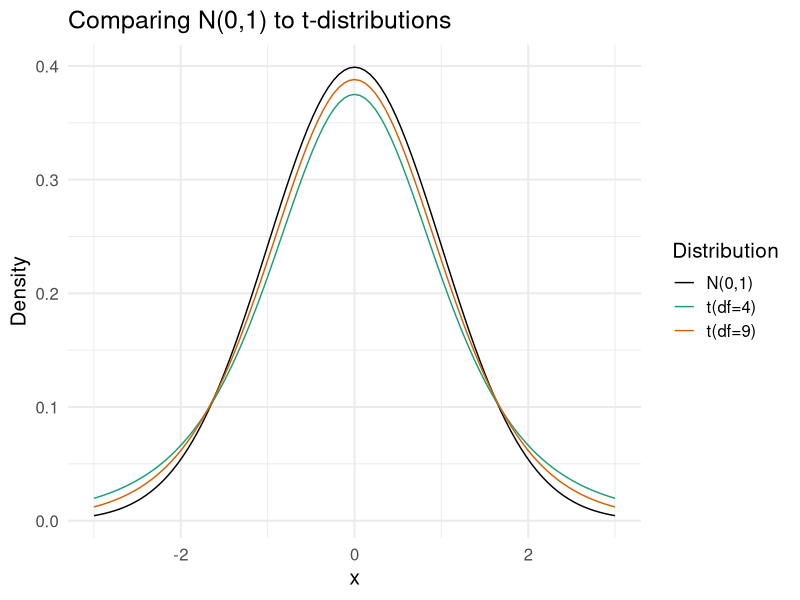
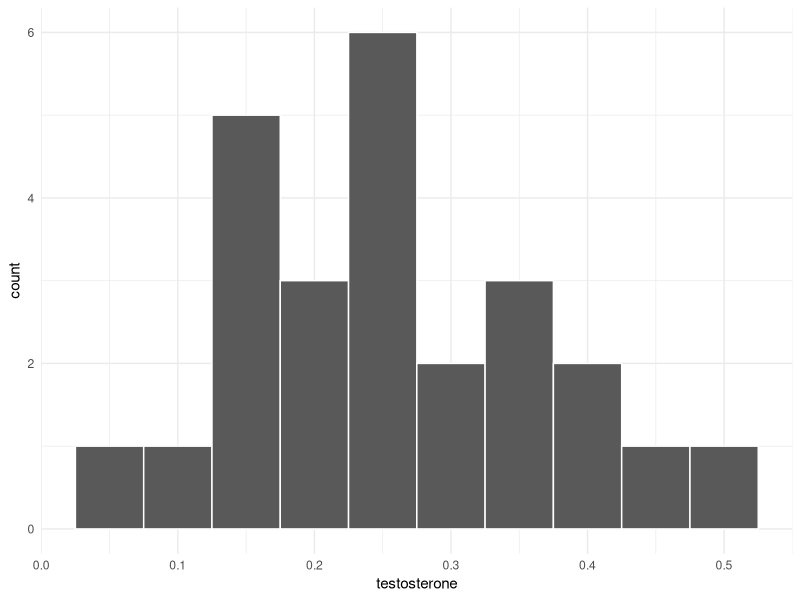
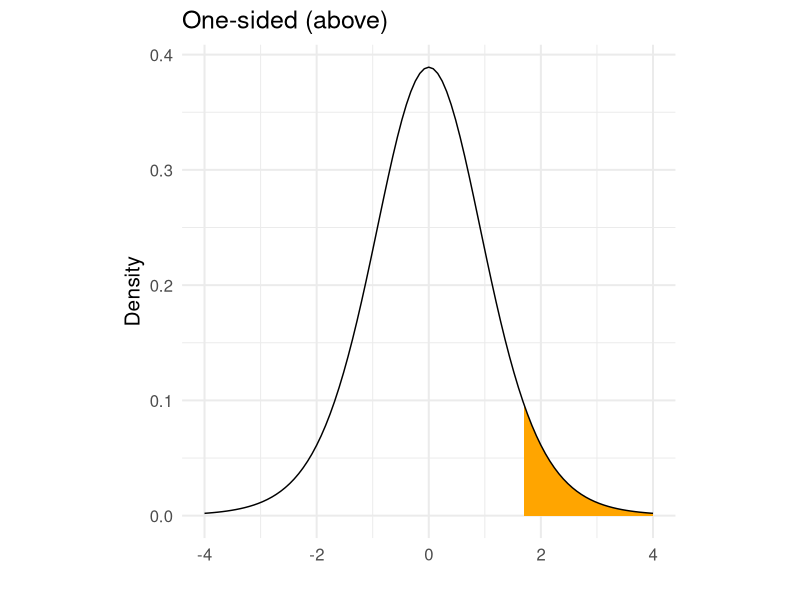
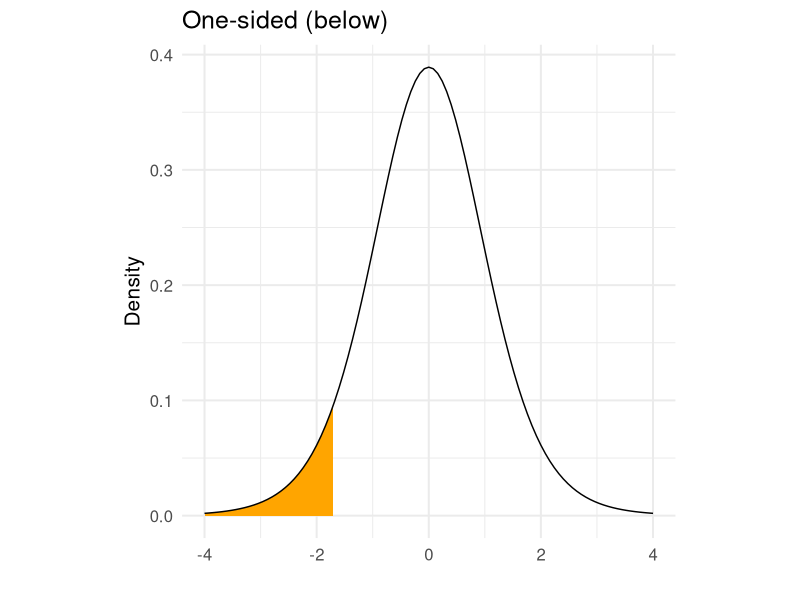
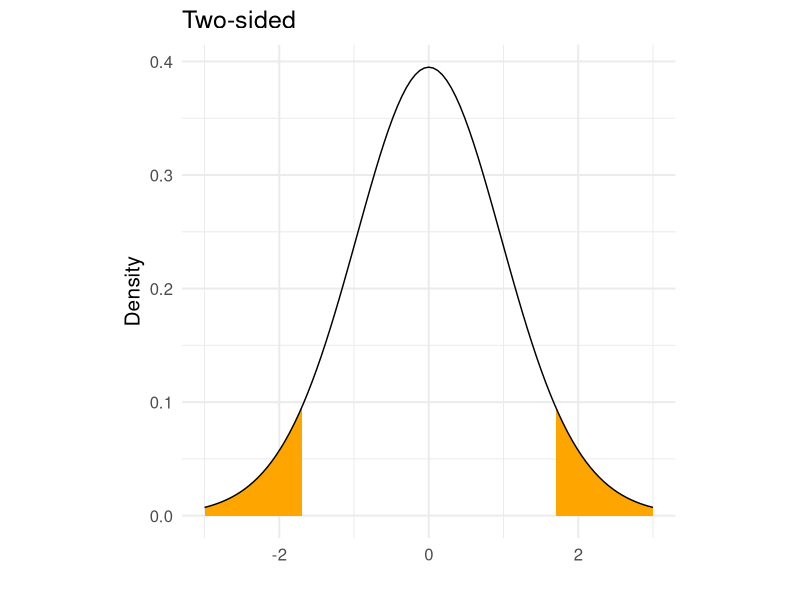
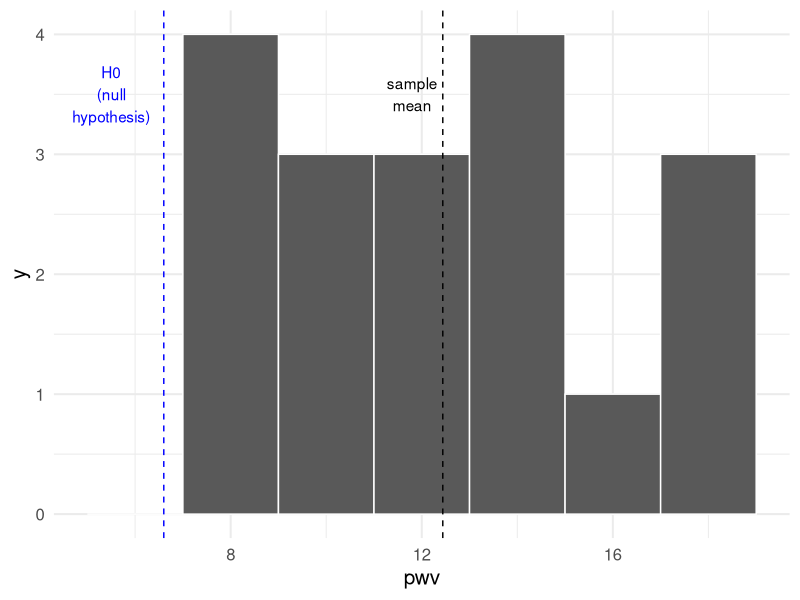

Write R code to recreate these figures, in order.
## ---- chunk 1
library(ggplot2)
ggplot(data = data.frame(x = c(-3, 3)), aes(x)) +
  stat_function(fun = dnorm, n = 101, args = list(mean = 0, sd = 1), aes(col = "N(0,1)")) +
  theme_minimal(base_size = 15) +
  stat_function(fun = dt, n = 101, args = list(df = 4), aes(col = "t(df=4)")) +
  stat_function(fun = dt, n = 101, args = list(df = 9), aes(col = "t(df=9)")) +
  scale_color_manual(values = c("black", "#1b9e77", "#d95f02"), name = "Distribution") +
  labs(y = "Density", title = "Comparing N(0,1) to t-distributions")
## ---- chunk 2
#to fill out in class
## ---- chunk 3
library(tidyverse)
testosterone <- c(0.30, 0.24, 0.19, 0.17, 0.18, 0.23, 0.24, 0.06, 0.15,
                  0.17, 0.18, 0.17, 0.15, 0.12, 0.25, 0.25, 0.25, 0.32, 
                  0.35, 0.37, 0.39, 0.46, 0.49, 0.42, 0.36)
dat_test <- data.frame(testosterone)

ggplot(dat_test, aes(x = testosterone)) + 
  geom_histogram(binwidth = 0.05, col = "white") +
  theme_minimal()
## ---- chunk 4
dat_test %>% summarize(sample_mean = mean(testosterone), #sample mean
                       sample_sd = sd(testosterone), #sample standard dev
                       sample_size = length(testosterone), #sample size n
                       sample_se = sample_sd/sqrt(sample_size)) #standard error of mean
## ---- chunk 5
t_star <- qt(p = 0.975, df = 24)
t_star
## ---- chunk 6
dat_test %>% summarize(sample_mean = mean(testosterone),
                       sample_sd = sd(testosterone),
                       sample_size = length(testosterone),
                       sample_se = sample_sd/sqrt(sample_size),
                       margin_of_error = sample_se*t_star, 
                       lower_CI = sample_mean - margin_of_error, 
                       upper_CI = sample_mean + margin_of_error)
## ---- chunk 7
upper <- ggplot(data = data.frame(x = c(-4, 4)), aes(x)) + 
  geom_area(stat = "function", fun = dt, args = list(df=10),
            xlim = c(1.7, 4), fill = "orange") +
  stat_function(fun = dt, n = 101, args = list(df=10)) +
  theme_minimal(base_size = 15) + 
  labs(title = "One-sided (above)", y = "Density", x = "") +
  theme(aspect.ratio=1) 
upper
## ---- chunk 8
lower <- ggplot(data = data.frame(x = c(-4, 4)), aes(x)) + 
  geom_area(stat = "function", fun = dt, args = list(df=10),
            xlim = c(-4, -1.7), fill = "orange") +
  stat_function(fun = dt, n = 101, args = list(df=10)) +
  theme_minimal(base_size = 15) + 
  labs(title = "One-sided (below)", y = "Density", x = "") +
  theme(aspect.ratio=1)
lower
## ---- chunk 9
both <- ggplot(data = data.frame(x = c(-3, 3)), aes(x)) + 
  geom_area(stat = "function", fun = dt, args = list(df=25),
            xlim = c(1.7, 3), fill = "orange") +
  geom_area(stat = "function", fun = dt, args = list(df=25),
            xlim = c(-3, -1.7), fill = "orange") +
  stat_function(fun = dt, n = 101, args = list(df=25)) +
  theme_minimal(base_size = 15) + 
  labs(title = "Two-sided", y = "Density", x = "") +
  theme(aspect.ratio=1)

#library(patchwork)
both
#upper + lower + both + plot_layout() 
## ---- chunk 10
pwv <- c(18.8, 17.6, 17.5, 16.0, 14.8, 14.1, 13.7, 13.1, 12.9,
         12.9, 12.4, 10.1, 9.3,  9.1,  8.3,  8.3,  7.9,  7.2)

pwv_dat <- data.frame(pwv)
## ---- chunk 11
ggplot(pwv_dat, aes(x = pwv)) +
  theme_minimal(base_size = 15) +
  geom_histogram(binwidth = 2, col = "white") +
  geom_vline(xintercept = 6.6, lty = 2, col = "blue") +
  geom_text(aes(x=5.5, y = 3.5, label = "H0\n(null\nhypothesis)"), check_overlap = T, col = "blue") +
  geom_vline(xintercept = 12.44, lty = 2) +
  geom_text(aes(x=11.8, y = 3.5, label = "sample\nmean"), check_overlap = T)
## ---- chunk 12
pwv_dat %>% 
  summarize(sample_mean = mean(pwv),
            sample_sd = sd(pwv),
            sample_size = length(pwv),
            sample_se = sample_sd/sqrt(sample_size),
            t_test = (sample_mean - 6.6)/sample_se, 
            p_value = 1 - pt(t_test, df = sample_size - 1))
## ---- chunk 13
t.test(x = pwv_dat %>% pull(pwv), alternative = "greater", mu = 6.6)
